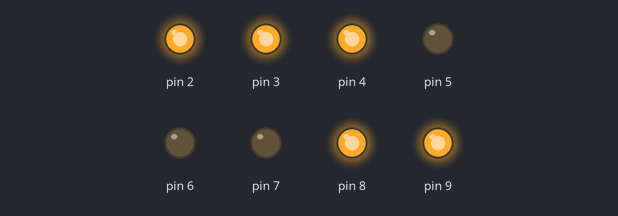
This sketch was run on a simulated Arduino Uno, built with avr-gcc and run on an emulated ATmega328P. Shown: output pins drawn as LEDs (lit = HIGH).

Above: at 0.1 s.
Timing chart, 0 to 1.6 s (numbered marks = the images above):
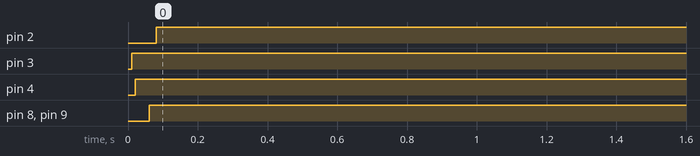

Measured:
- by itself, pin 2: LOW → HIGH at 0.08 s
- by itself, pin 3: LOW → HIGH at 0.01 s
- by itself, pin 4: LOW → HIGH at 0.02 s
- by itself, pin 8: LOW → HIGH at 0.06 s
- by itself, pin 9: LOW → HIGH at 0.07 s

The sketch:

2_bitRead.ino
```cpp
int pos = 0;
unsigned long int
  t_start = 0,
  t_period = 10;
bool state_led = false;
byte numeral = 0b11000111;
void setup() {
  for (int i = 2; i <= 9; ++i)
    {pinMode(i, OUTPUT);}
Serial.begin(9600);
}

void loop() {
  unsigned long int t_cur = millis();

  if (t_cur - t_start >= t_period) {
    t_start = t_cur;
    if (pos == 7){pos=-1;}
  pos++;
    state_led = bitRead(numeral,pos);
        }

    digitalWrite(pos+2,state_led);
}
```
